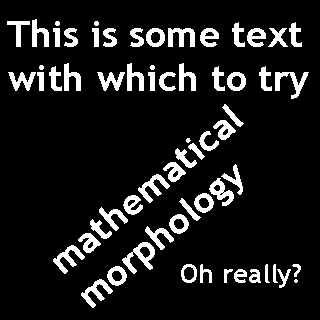
%> input picture Images/morph_text.png, 320 x 320 px
$ octave q10.m   (GNU Octave 9; MATLAB toolbox functions it lacks are replaced by stand-ins)
%> lines starting %> are read from the running program, lines starting %| are printed output that depends on the picture; in (x1, y1, x2, y2) boxes, pixels count from 0 and x2, y2 are one past the last pixel; in counts of white or black regions, pixels touching at a corner belong together; the program's own positions count from 1
m=imread('morph_text.png');
%> m: size 320x320 logical; 10.9% white; 63 white regions (2 under 20 px), largest, box (x1, y1, x2, y2) and area: (122, 242, 155, 274) 409, (275, 72, 309, 99) 342, (81, 279, 113, 308) 329
b1=[0 1 1 1 0
    1 1 1 1 1
    1 1 1 1 1
    1 1 1 1 1
    0 1 1 1 0];
b2=ones(7);
b2(2:6,2:6)=~b1;

mb1=imerode(m,b1);
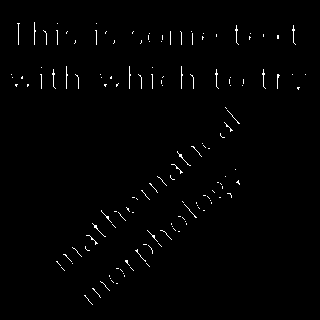
%> mb1: size 320x320 logical; 1% white in thin lines or dots, all inside (x1, y1, x2, y2) = (11, 22, 306, 305)
mb2=imerode(~m,b2);
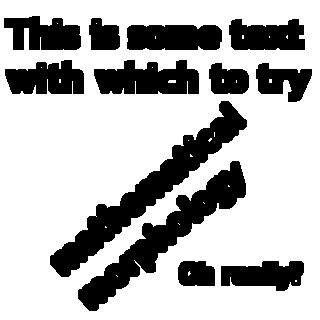
%> mb2: size 320x320 logical; 71.9% white; 12 black regions, largest, box (x1, y1, x2, y2) and area: (50, 101, 247, 277) 6464, (78, 161, 246, 311) 5658, (94, 60, 199, 94) 2725
hit_or_miss=mb1&mb2;
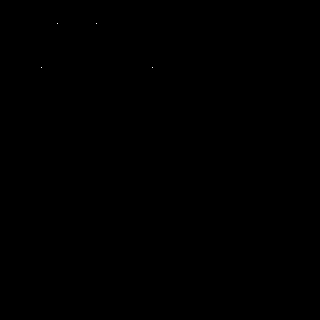
%> hit_or_miss: size 320x320 logical; 0% white in thin lines or dots, all inside (x1, y1, x2, y2) = (41, 23, 153, 68)
[x,y]=find(hit_or_miss==1)
%> x = [68; 24; 24; 68]; y = [42; 58; 97; 153]
% 找出中心座標

sq=ones(3);
mb=m&~imerode(m,sq);
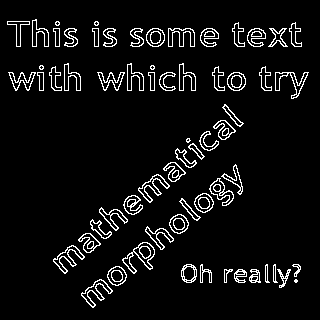
%> mb: size 320x320 logical; 6.2% white in thin lines or dots, all inside (x1, y1, x2, y2) = (7, 19, 309, 308)
subplot(1,2,1),imshow(mb);
title('原圖');
mf=imfill(mb,[24,97],sq);
subplot(1,2,2),imshow(mf);
title('i上面那點');
